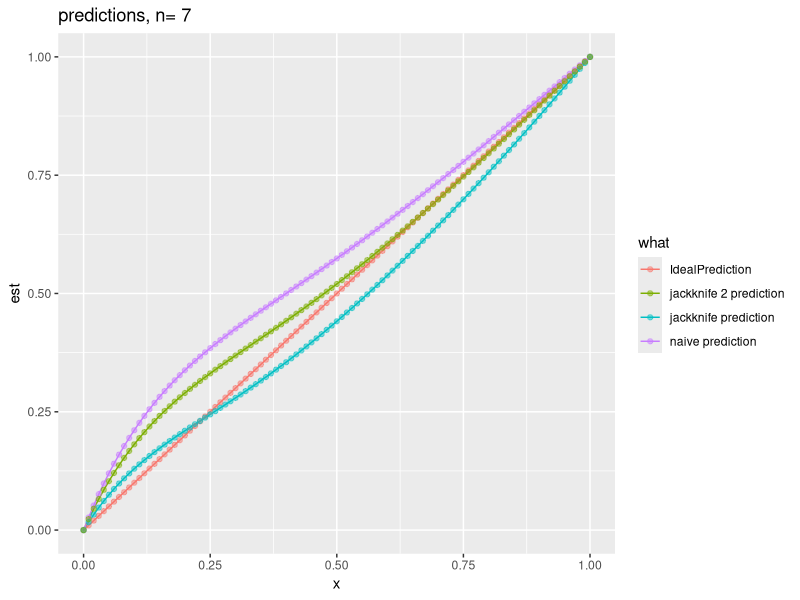
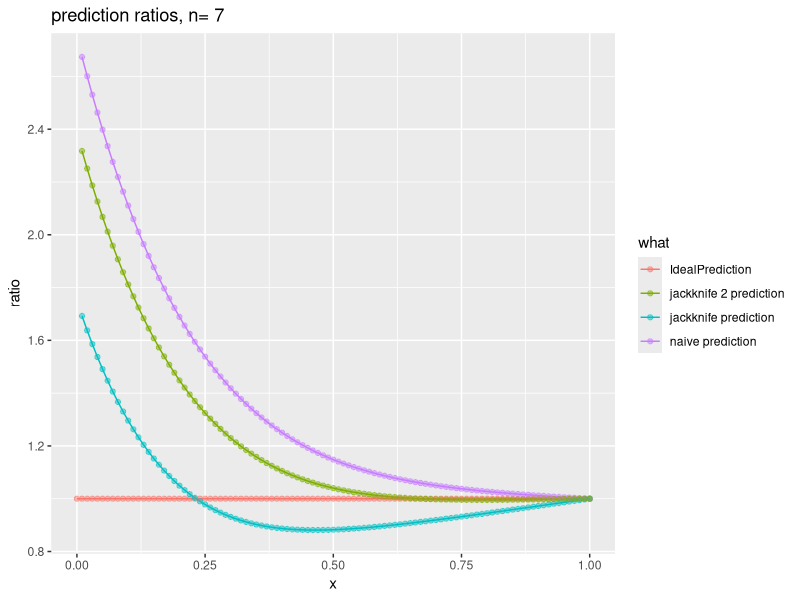

These figures' R source, in order:
## ---- chunk 1
library('polynom')
library('ggplot2')


# y_i = 1 with probability x, 0 otherwise
# k = # of groups
# n = # of examples
# B logistic regresion solution to y ~ 0 + est
# est formed different ways
set.seed(23225)
k <- 2
n <- 7
probOn <- polynomial(c(0,1))
gGroups <- paste('g',1:k,sep='')
d <- data.frame(group=sample(gGroups,n,replace=TRUE),
                one=1,
                y=FALSE,
                stringsAsFactors=FALSE)
dTest <- data.frame(group=gGroups,
                    stringsAsFactors=FALSE)

ests <- function(d) {
  num <- aggregate(y~group,data=d,FUN=sum)
  den <- aggregate(one~group,data=d,FUN=sum)
  est <- num$y/den$one
  names(est) <- num$group
  est
}

naiveEst <- function(d) {
  est <- ests(d)
  as.numeric(est[d$group])
}

jackknifeEst <- function(d,jackDenom=1) {
  num <- aggregate(y~group,data=d,FUN=sum)
  numM <- num$y
  names(numM) <- num$group
  numV <- numM[d$group]
  den <- aggregate(one~group,data=d,FUN=sum)
  denM <- den$one
  names(denM) <- den$group
  denV <- denM[d$group]
  v <- as.numeric((numV-d$y/jackDenom)/(denV-1/jackDenom))
  v[is.na(v)|is.infinite(v)|is.nan(v)] <- 0
  v
}


estimateExpectedPrediction <- function(d,dTest) {
  if(all(d$y)) {
    return(1)
  }
  if(all(!d$y)) {
    return(0)
  }
  m <- glm(y~0+est,data=d,family=binomial(link='logit'))
  dTest$pred <- predict(m,newdata=dTest,type='response')
  return(mean(dTest$pred))
}

ys <- expand.grid( rep( list(0:1), n))==1
nPredEst <- 0
jPredEst <- 0
jPredEst2 <- 0
for(ii in seq_len(nrow(ys))) {
  y <- as.logical(ys[ii,])
  d$y <- y
  py <- probOn^(sum(y))*(1-probOn)^(length(y)-sum(y))
  est <- ests(d)
  dTest$est <- as.numeric(est[dTest$group])
  d$est <- naiveEst(d)
  nPred <- estimateExpectedPrediction(d,dTest)
  nPredEst <- nPredEst + nPred*py
  d$est <- jackknifeEst(d,1)
  jPred <- estimateExpectedPrediction(d,dTest)
  jPredEst <- jPredEst + jPred*py
  d$est <- jackknifeEst(d,2)
  jPred2 <- estimateExpectedPrediction(d,dTest)
  jPredEst2 <- jPredEst2 + jPred2*py
}

print('naive prediction')
print(nPredEst)

print('jackknife prediction')
print(jPredEst)

print('jackknife 2 prediction')
print(jPredEst2)

print('ideal prediction')
print(probOn)

plotD <- data.frame(x=seq(0,1,by=0.01),
                    stringsAsFactors = FALSE)
plotD1 <- plotD
plotD1$what <- 'IdealPrediction'
plotD1$est <- as.function(probOn)(plotD$x)
plotD2 <- plotD
plotD2$what <- 'naive prediction'
plotD2$est <- as.function(nPredEst)(plotD$x)
plotD3 <- plotD
plotD3$what <- 'jackknife prediction'
plotD3$est <- as.function(jPredEst)(plotD$x)
plotD4 <- plotD
plotD4$what <- 'jackknife 2 prediction'
plotD4$est <- as.function(jPredEst2)(plotD$x)
plotD <- rbind(plotD1,plotD2,plotD3,plotD4)

ggplot(data=plotD,mapping=aes(x=x,y=est,color=what)) +
  geom_line() + geom_point(alpha=0.5) +
  ggtitle(paste('predictions, n=',n))



plotR <- data.frame(x=seq(0,1,by=0.01),
                    stringsAsFactors = FALSE)
plotR1 <- plotR
plotR1$what <- 'IdealPrediction'
plotR1$ratio <- as.function(probOn)(plotR$x)
plotR2 <- plotR
plotR2$what <- 'naive prediction'
plotR2$ratio <- as.function(nPredEst)(plotR$x)/plotR1$ratio
plotR3 <- plotR
plotR3$what <- 'jackknife prediction'
plotR3$ratio <- as.function(jPredEst)(plotR$x)/plotR1$ratio
plotR4 <- plotR
plotR4$what <- 'jackknife 2 prediction'
plotR4$ratio <- as.function(jPredEst2)(plotR$x)/plotR1$ratio
plotR1$ratio <- 1
plotR <- rbind(plotR1,plotR2,plotR3,plotR4)

ggplot(data=plotR,mapping=aes(x=x,y=ratio,color=what)) +
  geom_line() + geom_point(alpha=0.5) +
  ggtitle(paste('prediction ratios, n=',n))
